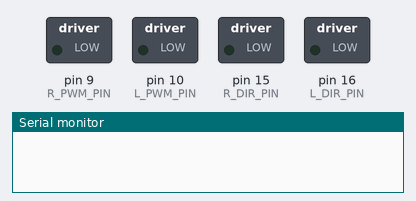
Bench run of a sketch on a simulated Arduino Mega 2560, built with avr-gcc and run on an emulated ATmega2560. Shown: switched loads named in the sketch (green lamp = pin HIGH), the last lines printed to the serial monitor.

Above: at 0.1 s.
At 1.6 s:
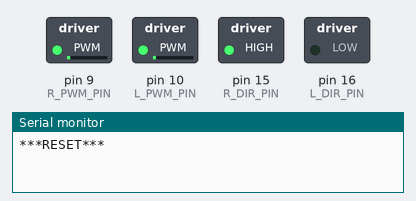
Timing chart, 0 to 3.1 s (numbered marks = the images above):
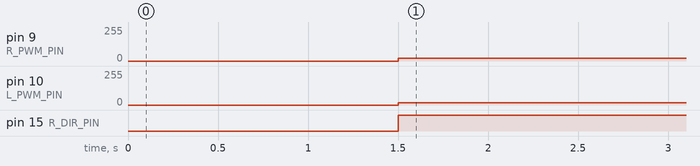

The sketch:

SetMotor.ino
```cpp
# define L_PWM_PIN 10
# define L_DIR_PIN 16
# define R_PWM_PIN 9
# define R_DIR_PIN 15

# define FWD LOW
# define REV HIGH

# define EMIT_PIN 11           // IR emitter pin
# define LS_LEFT_PIN 12        // Line sensor DN1 pin
# define LS_MIDLEFT_PIN 18     // Line sensor DN2 pin
# define LS_MIDDLE_PIN 20      // Line sensor DN3 pin
# define LS_MIDRIGHT_PIN 21    // Line sensor DN4 pin
# define LS_RIGHT_PIN 22       // Line sensor DN5 pin

void setup() {

  // Set some initial pin modes and states

  pinMode( EMIT_PIN, INPUT );         // Set EMIT as an input (off)
  pinMode( LS_LEFT_PIN, INPUT );      // Set line sensor pin to input
  pinMode( LS_MIDLEFT_PIN, INPUT );
  pinMode( LS_MIDDLE_PIN, INPUT );
  pinMode( LS_MIDRIGHT_PIN, INPUT );
  pinMode( LS_RIGHT_PIN, INPUT );

  pinMode(L_PWM_PIN, OUTPUT);
  pinMode(L_DIR_PIN, OUTPUT);
  pinMode(R_PWM_PIN, OUTPUT);
  pinMode(R_DIR_PIN, OUTPUT);

  // Set initial direction (HIGH/LOW)
  // for the direction pins.

  // Set initial power values for the PWM pins

  analogWrite(L_PWM_PIN, 0);
  analogWrite(L_PWM_PIN, 0);
                                      // Start Serial, wait to connect, print a debug message.
  Serial.begin(9600);
  delay(1500);
  Serial.println("***RESET***");

} // End of setup()

void setMotorPower( float left_pwm, float right_pwm ) {

  if(left_pwm>0){
    digitalWrite(L_DIR_PIN, FWD);
    analogWrite( L_PWM_PIN, left_pwm );
    }
  else{
    analogWrite( L_PWM_PIN, -left_pwm );
    digitalWrite(L_DIR_PIN, REV);
    }
  if(right_pwm>0){
    digitalWrite(R_DIR_PIN, FWD);
    analogWrite( R_PWM_PIN, right_pwm );
    }
   else{
    digitalWrite(R_DIR_PIN, REV);
    analogWrite( R_PWM_PIN, -right_pwm );
    }

}

void loop() {

//  setMotorPower(17,20); //minimum value with straight
//  setMotorPower(-17,20);  // anti clockwise
  setMotorPower(17,-20);    // clockwise

}
```

Measured:
- by itself, pin 9 (R_PWM_PIN): 0/255 → 20/255 at 1.5 s
- by itself, pin 10 (L_PWM_PIN): 0/255 → 17/255 at 1.5 s
- by itself, pin 15 (R_DIR_PIN): LOW → HIGH at 1.5 s
